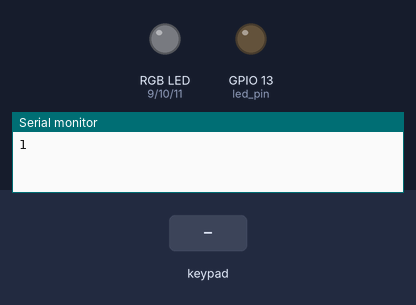
A sketch run on a simulated ESP32-S3. Shown: an RGB LED mixed from three pins (HIGH = lit), output pins drawn as LEDs (lit = HIGH), the last lines printed to the serial monitor. The test bench sets the inputs (shaded band). Dim RGB values are drawn brighter than linear; random numbers use the default seed unless the sketch sets one.

Above: at 1.2 s.
1.3 s: keypad keys 7 3 7 3 8 # pressed 0.4 s apart
At 4.7 s:
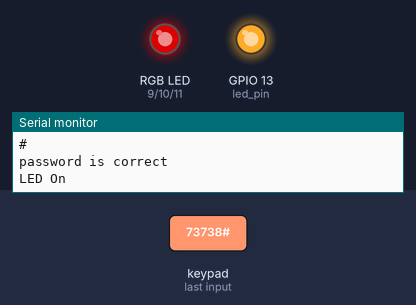
5.2 s: key '*' pressed
7.8 s: key '#' pressed
Timing chart, 0 to 10.8 s (numbered marks = the images above; inputs shaded):
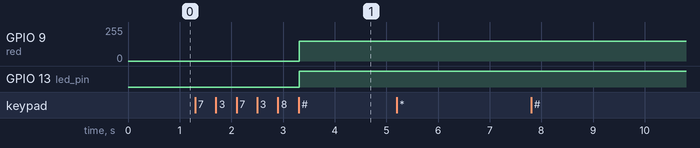

Measured:
- after the input at 1.3 s, GPIO 9 (red): 0/255 → 149/255 after 2.0 s; GPIO 13 (led_pin): LOW → HIGH after 2.0 s

The sketch:

Keypad.ino
```cpp
#include <Keypad.h>

int red = 9;
int green = 10;
int blue = 11;
int led_pin = 13;

// --- ESP32 LEDC PWM Setup ---
const int redChannel_keypad = 6;
const int greenChannel_keypad = 7;
const int blueChannel_keypad = 8;
const int freq_keypad = 5000;
const int resolution_keypad = 8;
// --- End ESP32 Setup ---

int redBrightness = 0;
int greenBrightness = 0;
int blueBrightness = 0;
int randomColor;

const int ROW_NUM = 4;
const int COLUMN_NUM = 3;

char keys[ROW_NUM][COLUMN_NUM] = {
  {'1','2','3'},
  {'4','5','6'},
  {'7','8','9'},
  {'*','0','#'}
};

// Changed to common ESP32 GPIO pins, you can adjust these as needed
byte pin_rows[ROW_NUM] = {19, 18, 5, 17};
byte pin_column[COLUMN_NUM] = {16, 4, 2};

Keypad keypad = Keypad(makeKeymap(keys), pin_rows, pin_column, ROW_NUM, COLUMN_NUM );
const String password = "73738";
String input_password;

void setup(){
  Serial.begin(9600);
  input_password.reserve(32);
  // Using GPIO 36 as a placeholder again!
  randomSeed(analogRead(36));
  randomColor = random(5);
  Serial.println(randomColor);

  // --- ESP32 LEDC PWM Initialization ---
  ledcSetup(redChannel_keypad, freq_keypad, resolution_keypad);
  ledcSetup(greenChannel_keypad, freq_keypad, resolution_keypad);
  ledcSetup(blueChannel_keypad, freq_keypad, resolution_keypad);
  ledcAttachPin(red, redChannel_keypad);
  ledcAttachPin(green, greenChannel_keypad);
  ledcAttachPin(blue, blueChannel_keypad);
  // --- End ESP32 Initialization ---

  pinMode(led_pin, OUTPUT);
}

void loop(){
  char key = keypad.getKey();

  if (key){
    Serial.println(key);
    if(key == '*') {
      input_password = "";
    }
    else if(key == '#') {
      if(password == input_password) {
        Serial.println("password is correct");
        Serial.print("LED On");
        digitalWrite(led_pin, HIGH);

        if(randomColor == 1)
        {
          redBrightness = 150;
          blueBrightness = 0;
          greenBrightness = 0;
        }
        else if(randomColor == 2)
        {
          redBrightness = 0;
          blueBrightness = 150;
          greenBrightness = 0;
        }
        else if(randomColor == 3)
        {
          redBrightness = 0;
          blueBrightness = 0;
          greenBrightness = 100;
        }
        else
        {
          redBrightness = 200;
          blueBrightness = 150;
          greenBrightness = 0;
        }

        // --- ESP32 LEDC PWM Write ---
        ledcWrite(redChannel_keypad, redBrightness);
        ledcWrite(greenChannel_keypad, greenBrightness);
        ledcWrite(blueChannel_keypad, blueBrightness);
        // --- End ESP32 Write ---

        digitalWrite(led_pin, HIGH);
        delay(3000); // Preserving that original bad behavior
        input_password = "";
        }
        else {
          Serial.println("password is incorrect, try again");
          input_password = "";
        }
    }
    else {
      input_password += key;
    }
  }
}
```
